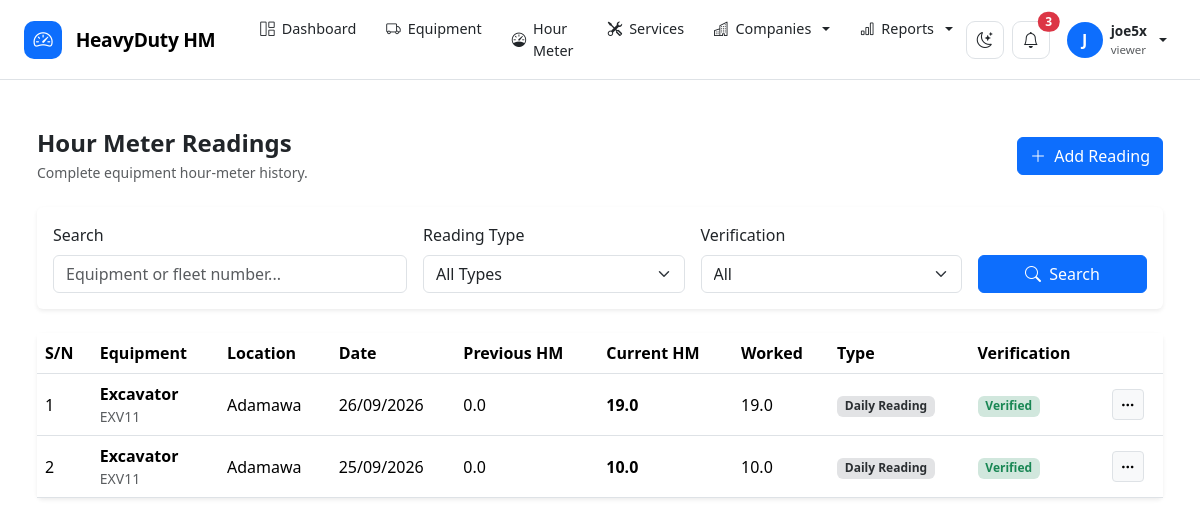
Before: /hourmeter/list/ (signed in) with the older database file.
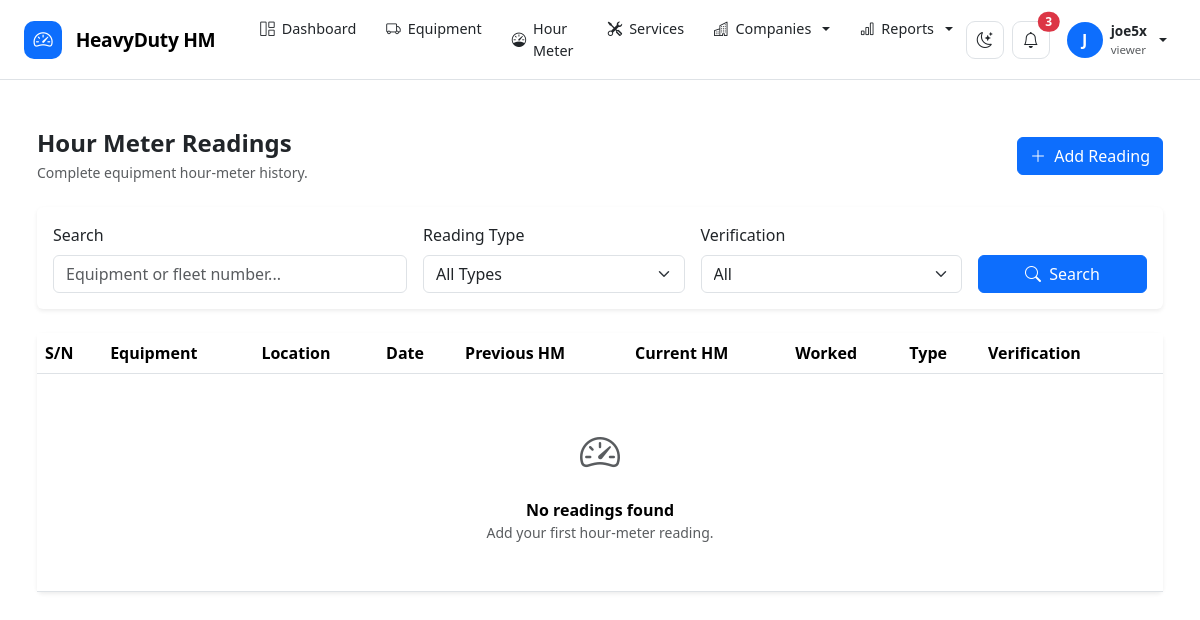
After: the same page with the newer database file.
### hourmeter/models.py (models this page shows, shortened)
class HourMeterReading(models.Model):
    class ReadingType(models.TextChoices):
        DAILY = "daily", "Daily Reading"
        WEEKLY = "weekly", "Weekly Reading"
        MONTHLY = "monthly", "Monthly Reading"
        SERVICE = "service", "Service Reading"
        INITIAL = "initial", "Initial Reading"
        CORRECTION = "correction", "Correction"
    equipment = models.ForeignKey(
        Equipment,
        on_delete=models.CASCADE,
        related_name="hour_meter_readings",
    )
    site = models.ForeignKey(
        Site,
        on_delete=models.SET_NULL,
        null=True,
        blank=True,
        related_name="hour_meter_readings",
    )
    reading_date = models.DateField()
    previous_reading = models.DecimalField(
        max_digits=12,
        decimal_places=1,
        default=Decimal("0.0"),
    )
    current_reading = models.DecimalField(
        max_digits=12,
        decimal_places=1,
    )
    hours_worked = models.DecimalField(
        max_digits=12,
        decimal_places=1,
        default=Decimal("0.0"),
        editable=False,
    )
    reading_type = models.CharField(
        max_length=20,
        choices=ReadingType.choices,
        default=ReadingType.DAILY,
    )
    operator_name = models.CharField(
        max_length=150,
        blank=True,
    )
    remarks = models.TextField(
        blank=True,
    )
    is_verified = models.BooleanField(
        default=False,
    )
    verified_by = models.ForeignKey(
        settings.AUTH_USER_MODEL,
        on_delete=models.SET_NULL,
        null=True,
        blank=True,
        related_name="verified_hour_meter_readings",
    )
    verified_at = models.DateTimeField(
        null=True,
        blank=True,
    )
    recorded_by = models.ForeignKey(
        settings.AUTH_USER_MODEL,
        on_delete=models.SET_NULL,
        null=True,
        blank=True,
        related_name="recorded_hour_meter_readings",
    )
    created_at = models.DateTimeField(
        auto_now_add=True,
    )
    updated_at = models.DateTimeField(
        auto_now=True,
    )
    class Meta:
        ordering = [
            "-reading_date",
            "-created_at",
        ]
        indexes = [
            models.Index(
                fields=[
                    "equipment",
                    "reading_date",
                ]
            ),
            models.Index(
                fields=[
                    "site",
                    "reading_date",
                ]
            ),
        ]

### equipment/models.py (models this page shows, shortened)
class Equipment(models.Model):
    class Status(models.TextChoices):
        ACTIVE = "active", "Active"
        IDLE = "idle", "Idle"
        MAINTENANCE = "maintenance", "Under Maintenance"
        OUT_OF_SERVICE = "out_of_service", "Out of Service"
        RETIRED = "retired", "Retired"
    class EquipmentType(models.TextChoices):
        EXCAVATOR = "excavator", "Excavator"
        BULLDOZER = "bulldozer", "Bulldozer"
        LOADER = "loader", "Wheel Loader"
        GRADER = "grader", "Motor Grader"
        CRANE = "crane", "Crane"
        DUMPER = "dumper", "Dump Truck"
        TRACTOR = "tractor", "Tractor"
        GENERATOR = "generator", "Generator"
        COMPRESSOR = "compressor", "Compressor"
        FORKLIFT = "forklift", "Forklift"
        OTHER = "other", "Other"
    company = models.ForeignKey(
        Company,
        on_delete=models.CASCADE,
        related_name="equipment"
    )
    site = models.ForeignKey(
        Site,
        on_delete=models.SET_NULL,
        null=True,
        blank=True,
        related_name="equipment"
    )
    asset_number = models.CharField(
        max_length=50
    )
    name = models.CharField(
        max_length=200
    )
    equipment_type = models.CharField(
        max_length=30,
        choices=EquipmentType.choices
    )
    manufacturer = models.CharField(
        max_length=100,
        blank=True
    )
    model = models.CharField(
        max_length=100,
        blank=True
    )
    serial_number = models.CharField(
        max_length=150,
        blank=True
    )
    registration_number = models.CharField(
        max_length=100,
        blank=True
    )
    year = models.PositiveIntegerField(
        null=True,
        blank=True
    )
    current_hours = models.DecimalField(
        max_digits=12,
        decimal_places=1,
        default=0
    )
    status = models.CharField(
        max_length=30,
        choices=Status.choices,
        default=Status.ACTIVE
    )
    image = models.ImageField(
        upload_to="equipment/",
        blank=True,
        null=True
    )
    description = models.TextField(
        blank=True
    )
    purchase_date = models.DateField(
        null=True,
        blank=True
    )
    commissioning_date = models.DateField(
        null=True,
        blank=True
    )
    created_by = models.ForeignKey(
        settings.AUTH_USER_MODEL,
        on_delete=models.SET_NULL,
        null=True,
        blank=True,
        related_name="created_equipment"
    )
    created_at = models.DateTimeField(
        auto_now_add=True
    )
    updated_at = models.DateTimeField(
        auto_now=True
    )
    class Meta:
        ordering = ["asset_number"]
        constraints = [
            models.UniqueConstraint(
                fields=["company", "asset_number"],
                name="unique_asset_number_per_company"
            )
        ]

### companies/models.py (models this page shows, shortened)
class Site(models.Model):
    company = models.ForeignKey(
        Company,
        on_delete=models.CASCADE,
        related_name="sites"
    )
    name = models.CharField(
        max_length=200
    )
    code = models.CharField(
        max_length=50,
        blank=True
    )
    address = models.TextField(
        blank=True
    )
    city = models.CharField(
        max_length=100,
        blank=True
    )
    state = models.CharField(
        max_length=100,
        blank=True
    )
    country = models.CharField(
        max_length=100,
        default="Nigeria"
    )
    contact_person = models.CharField(
        max_length=150,
        blank=True
    )
    contact_phone = models.CharField(
        max_length=50,
        blank=True
    )
    latitude = models.DecimalField(
        max_digits=10,
        decimal_places=7,
        null=True,
        blank=True
    )
    longitude = models.DecimalField(
        max_digits=10,
        decimal_places=7,
        null=True,
        blank=True
    )
    is_active = models.BooleanField(
        default=True
    )
    created_by = models.ForeignKey(
        settings.AUTH_USER_MODEL,
        on_delete=models.SET_NULL,
        null=True,
        blank=True,
        related_name="created_sites"
    )
    created_at = models.DateTimeField(
        auto_now_add=True
    )
    updated_at = models.DateTimeField(
        auto_now=True
    )
    class Meta:
        ordering = ["company", "name"]
        verbose_name = "Site"
        verbose_name_plural = "Sites"
        constraints = [
            models.UniqueConstraint(
                fields=["company", "name"],
                name="unique_site_name_per_company"
            ),
            models.UniqueConstraint(
                fields=["company", "code"],
                name="unique_site_code_per_company"
            ),
        ]

### hourmeter/views.py (the view, shortened to what this page needs)
@login_required
def reading_list(request):
    readings = HourMeterReading.objects.select_related(
        "equipment",
        "site",
        "recorded_by",
    )
    query = request.GET.get("q", "").strip()
    reading_type = request.GET.get(
        "reading_type"
    )
    if reading_type:
        readings = readings.filter(
            reading_type=reading_type
        )
    verified = request.GET.get(
        "verified"
    )
    if verified == "yes":
        readings = readings.filter(
            is_verified=True
        )
    elif verified == "no":
        readings = readings.filter(
            is_verified=False
        )
    paginator = Paginator(
        readings,
        25
    )
    page_number = request.GET.get(
        "page"
    )
    page_obj = paginator.get_page(
        page_number
    )
    context = {
        "page_obj": page_obj,
        "reading_types":
            HourMeterReading.ReadingType.choices,
    }
    return render(
        request,
        "hourmeter/reading_list.html",
        context,
    )

### templates/hourmeter/reading_list.html (shortened to what the changed rows need)
{% extends "base.html" %}
{% block content %}
<div class="container-fluid py-4">
    <div class="card border-0 shadow-sm">
        <div class="table-responsive">
            <table class="table table-hover align-middle mb-0">
                <thead>
                    <tr>
                        <th>S/N</th>
                        <th>Equipment</th>
                        <th>Location</th>
                        <th>Date</th>
                        <th>Previous HM</th>
                        <th>Current HM</th>
                        <th>Worked</th>
                        <th>Type</th>
                        <th>Verification</th>
                        <th></th>
                    </tr>
                </thead>
                <tbody>
                    {% for reading in page_obj %}
                    <tr>
                        <td>
                            {{ page_obj.start_index|add:forloop.counter0 }}
                        </td>
                        <td>
                            <div class="fw-semibold">
                                {{ reading.equipment.name }}
                            </div>
                            <div class="small text-muted">
                                {{ reading.equipment.asset_number }}
                            </div>
                        </td>
                        <td>
                            {{ reading.site.name|default:"—" }}
                        </td>
                        <td>
                            {{ reading.reading_date|date:"d/m/Y" }}
                        </td>
                        <td>
                            {{ reading.previous_reading|floatformat:1 }}
                        </td>
                        <td class="fw-bold">
                            {{ reading.current_reading|floatformat:1 }}
                        </td>
                        <td>
                            {{ reading.hours_worked|floatformat:1 }}
                        </td>
                        <td>
                            <span class="badge bg-secondary-subtle text-secondary-emphasis">
                                {{ reading.get_reading_type_display }}
                            </span>
                        </td>
                        <td>
                            {% if reading.is_verified %}
                                <span class="badge bg-success-subtle text-success">
                                    Verified
                                </span>
                            {% else %}
                                <span class="badge bg-warning-subtle text-warning">
                                    Pending
                                </span>
                            {% endif %}
                        </td>
                        <td>
                            <div class="dropdown">
                                <button
                                    class="btn btn-sm btn-light border"
                                    data-bs-toggle="dropdown"
                                >
                                    <i class="bi bi-three-dots"></i>
                                </button>
                            </div>
                        </td>
                    </tr>
                    {% empty %}
                    <tr>
                        <td colspan="10" class="text-center py-5">
                            <i class="bi bi-speedometer2 fs-1 text-muted"></i>
                            <div class="fw-semibold mt-3">
                                No readings found
                            </div>
                            <div class="small text-muted">
                                Add your first hour-meter reading.
                            </div>
                        </td>
                    </tr>
                    {% endfor %}
                </tbody>
            </table>
        </div>
    </div>
</div>
{% endblock %}

Changed rows visible on the page:
removed HourMeterReading: start_index|add "1", equipment.name "Excavator", equipment.asset_number "EXV11", site.name "Adamawa", reading_date "26/09/2026", previous_reading "0.0", current_reading "19.0", hours_worked "19.0", reading_type "Daily Reading", is_verified "Verified"
removed HourMeterReading: start_index|add "2", equipment.name "Excavator", equipment.asset_number "EXV11", site.name "Adamawa", reading_date "25/09/2026", previous_reading "0.0", current_reading "10.0", hours_worked "10.0", reading_type "Daily Reading", is_verified "Verified"
Other visible differences:
text now shown: "No readings found Add your first hour-meter reading."
